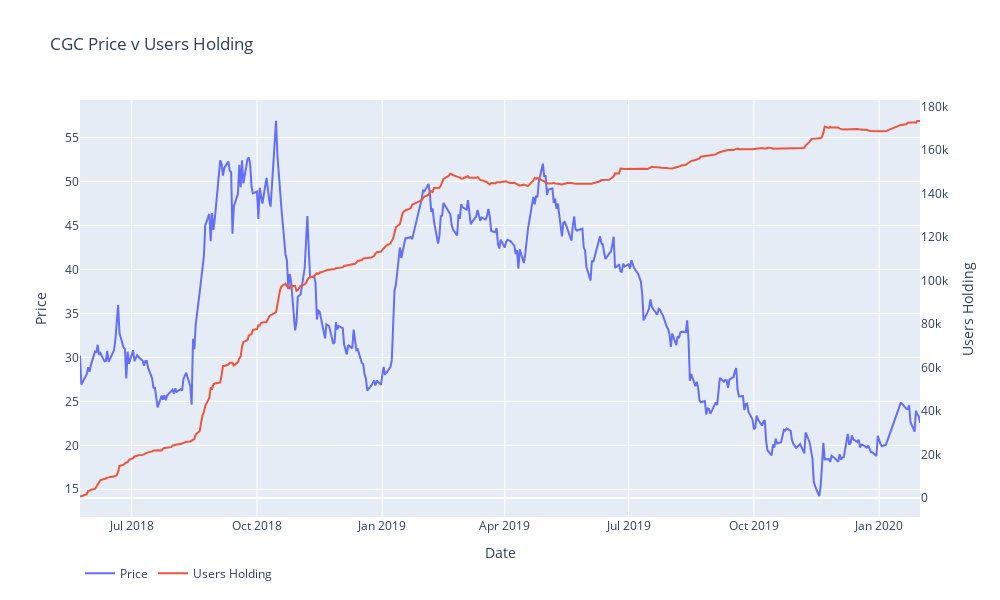

The code cell stored with this chart in its notebook:
### Code cell
# defining a funciton for a specified ticker that will display the ticker's
# head, a plotly graph reproducing the graph from Robintrack.net and 
# a correlation matrix showing correlation between price, users holding,
# and volume data points
def robinhood_data(ticker):
  ticker_data = users_prices[users_prices.values == ticker]
  ticker_data.reset_index(inplace=True)
  print(ticker_data.tail())
  price_data = go.Scatter(x=ticker_data['Date'], y=ticker_data['Close'],
                          name='Price')
  users_data = go.Scatter(x=ticker_data['Date'], y=ticker_data['users_holding'],
                          yaxis='y2', name='Users Holding')
  layout = go.Layout(height=600, width=1000, 
                     title=ticker + ' Price v Users Holding',
                     xaxis=dict(title='Date'), yaxis=dict(title='Price'),
                     yaxis2=dict(title='Users Holding', showgrid=False, 
                                 overlaying='y', side='right'),
                                 legend_orientation='h')
  fig = go.Figure(data=[price_data, users_data], layout=layout)
  iplot(fig)
  print(ticker_data.corr())
# enter a ticker here to change graphs
robinhood_data('CGC')

### Figure 1 — Plotly figure (JSON) as saved in the notebook; plotly's stock layout.template omitted (floating-point values rounded to 4 significant figures; data arrays with more than 128 entries replaced by an {"elided": "..."} marker saying what was removed)
{"data": [{"name": "Price", "type": "scatter", "x": {"elided": "413 str values"}, "y": {"elided": "413 float values"}}, {"name": "Users Holding", "type": "scatter", "x": {"elided": "413 str values"}, "y": {"elided": "413 int values"}, "yaxis": "y2"}], "layout": {"height": 600, "legend": {"orientation": "h"}, "title": {"text": "CGC Price v Users Holding"}, "width": 1000, "xaxis": {"title": {"text": "Date"}}, "yaxis": {"title": {"text": "Price"}}, "yaxis2": {"overlaying": "y", "showgrid": false, "side": "right", "title": {"text": "Users Holding"}}}}
